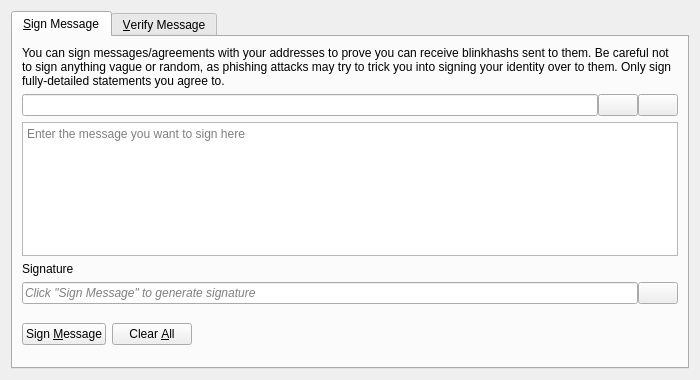
<?xml version="1.0" encoding="UTF-8"?>
<ui version="4.0">
 <class>SignVerifyMessageDialog</class>
 <widget class="QDialog" name="SignVerifyMessageDialog">
  <property name="geometry">
   <rect>
    <x>0</x>
    <y>0</y>
    <width>700</width>
    <height>380</height>
   </rect>
  </property>
  <property name="windowTitle">
   <string>Signatures - Sign / Verify a Message</string>
  </property>
  <property name="modal">
   <bool>true</bool>
  </property>
  <layout class="QVBoxLayout" name="verticalLayout">
   <item>
    <widget class="QTabWidget" name="tabWidget">
     <property name="currentIndex">
      <number>0</number>
     </property>
     <widget class="QWidget" name="tabSignMessage">
      <attribute name="title">
       <string>&amp;Sign Message</string>
      </attribute>
      <layout class="QVBoxLayout" name="verticalLayout_SM">
       <item>
        <widget class="QLabel" name="infoLabel_SM">
         <property name="text">
          <string>You can sign messages/agreements with your addresses to prove you can receive blinkhashs sent to them. Be careful not to sign anything vague or random, as phishing attacks may try to trick you into signing your identity over to them. Only sign fully-detailed statements you agree to.</string>
         </property>
         <property name="textFormat">
          <enum>Qt::PlainText</enum>
         </property>
         <property name="wordWrap">
          <bool>true</bool>
         </property>
        </widget>
       </item>
       <item>
        <layout class="QHBoxLayout" name="horizontalLayout_1_SM">
         <property name="spacing">
          <number>0</number>
         </property>
         <item>
          <widget class="QValidatedLineEdit" name="addressIn_SM">
           <property name="toolTip">
            <string>The Blinkhash address to sign the message with</string>
           </property>
          </widget>
         </item>
         <item>
          <widget class="QPushButton" name="addressBookButton_SM">
           <property name="toolTip">
            <string>Choose previously used address</string>
           </property>
           <property name="text">
            <string/>
           </property>
           <property name="icon">
            <iconset resource="../blinkhash.qrc">
             <normaloff>:/icons/address-book</normaloff>:/icons/address-book</iconset>
           </property>
           <property name="shortcut">
            <string>Alt+A</string>
           </property>
           <property name="autoDefault">
            <bool>false</bool>
           </property>
          </widget>
         </item>
         <item>
          <widget class="QPushButton" name="pasteButton_SM">
           <property name="toolTip">
            <string>Paste address from clipboard</string>
           </property>
           <property name="text">
            <string/>
           </property>
           <property name="icon">
            <iconset resource="../blinkhash.qrc">
             <normaloff>:/icons/editpaste</normaloff>:/icons/editpaste</iconset>
           </property>
           <property name="shortcut">
            <string>Alt+P</string>
           </property>
           <property name="autoDefault">
            <bool>false</bool>
           </property>
          </widget>
         </item>
        </layout>
       </item>
       <item>
        <widget class="QPlainTextEdit" name="messageIn_SM">
         <property name="toolTip">
          <string>Enter the message you want to sign here</string>
         </property>
         <property name="placeholderText">
          <string>Enter the message you want to sign here</string>
         </property>
        </widget>
       </item>
       <item>
        <widget class="QLabel" name="signatureLabel_SM">
         <property name="text">
          <string>Signature</string>
         </property>
         <property name="textFormat">
          <enum>Qt::PlainText</enum>
         </property>
        </widget>
       </item>
       <item>
        <layout class="QHBoxLayout" name="horizontalLayout_2_SM">
         <property name="spacing">
          <number>0</number>
         </property>
         <item>
          <widget class="QLineEdit" name="signatureOut_SM">
           <property name="placeholderText">
            <string>Click "Sign Message" to generate signature</string>
           </property>
           <property name="font">
            <font>
             <italic>true</italic>
            </font>
           </property>
           <property name="readOnly">
            <bool>true</bool>
           </property>
          </widget>
         </item>
         <item>
          <widget class="QPushButton" name="copySignatureButton_SM">
           <property name="toolTip">
            <string>Copy the current signature to the system clipboard</string>
           </property>
           <property name="text">
            <string/>
           </property>
           <property name="icon">
            <iconset resource="../blinkhash.qrc">
             <normaloff>:/icons/editcopy</normaloff>:/icons/editcopy</iconset>
           </property>
           <property name="autoDefault">
            <bool>false</bool>
           </property>
          </widget>
         </item>
        </layout>
       </item>
       <item>
        <layout class="QHBoxLayout" name="horizontalLayout_3_SM">
         <item>
          <widget class="QPushButton" name="signMessageButton_SM">
           <property name="toolTip">
            <string>Sign the message to prove you own this Blinkhash address</string>
           </property>
           <property name="text">
            <string>Sign &amp;Message</string>
           </property>
           <property name="icon">
            <iconset resource="../blinkhash.qrc">
             <normaloff>:/icons/edit</normaloff>:/icons/edit</iconset>
           </property>
           <property name="autoDefault">
            <bool>false</bool>
           </property>
          </widget>
         </item>
         <item>
          <widget class="QPushButton" name="clearButton_SM">
           <property name="toolTip">
            <string>Reset all sign message fields</string>
           </property>
           <property name="text">
            <string>Clear &amp;All</string>
           </property>
           <property name="icon">
            <iconset resource="../blinkhash.qrc">
             <normaloff>:/icons/remove</normaloff>:/icons/remove</iconset>
           </property>
           <property name="autoDefault">
            <bool>false</bool>
           </property>
          </widget>
         </item>
         <item>
          <spacer name="horizontalSpacer_1_SM">
           <property name="orientation">
            <enum>Qt::Horizontal</enum>
           </property>
           <property name="sizeHint" stdset="0">
            <size>
             <width>40</width>
             <height>48</height>
            </size>
           </property>
          </spacer>
         </item>
         <item>
          <widget class="QLabel" name="statusLabel_SM">
           <property name="font">
            <font>
             <weight>75</weight>
             <bold>true</bold>
            </font>
           </property>
           <property name="text">
            <string/>
           </property>
           <property name="wordWrap">
            <bool>true</bool>
           </property>
          </widget>
         </item>
         <item>
          <spacer name="horizontalSpacer_2_SM">
           <property name="orientation">
            <enum>Qt::Horizontal</enum>
           </property>
           <property name="sizeHint" stdset="0">
            <size>
             <width>40</width>
             <height>48</height>
            </size>
           </property>
          </spacer>
         </item>
        </layout>
       </item>
      </layout>
     </widget>
     <widget class="QWidget" name="tabVerifyMessage">
      <attribute name="title">
       <string>&amp;Verify Message</string>
      </attribute>
      <layout class="QVBoxLayout" name="verticalLayout_VM">
       <item>
        <widget class="QLabel" name="infoLabel_VM">
         <property name="text">
          <string>Enter the receiver's address, message (ensure you copy line breaks, spaces, tabs, etc. exactly) and signature below to verify the message. Be careful not to read more into the signature than what is in the signed message itself, to avoid being tricked by a man-in-the-middle attack. Note that this only proves the signing party receives with the address, it cannot prove sendership of any transaction!</string>
         </property>
         <property name="textFormat">
          <enum>Qt::PlainText</enum>
         </property>
         <property name="alignment">
          <set>Qt::AlignLeading|Qt::AlignLeft|Qt::AlignTop</set>
         </property>
         <property name="wordWrap">
          <bool>true</bool>
         </property>
        </widget>
       </item>
       <item>
        <layout class="QHBoxLayout" name="horizontalLayout_1_VM">
         <property name="spacing">
          <number>0</number>
         </property>
         <item>
          <widget class="QValidatedLineEdit" name="addressIn_VM">
           <property name="toolTip">
            <string>The Blinkhash address the message was signed with</string>
           </property>
          </widget>
         </item>
         <item>
          <widget class="QPushButton" name="addressBookButton_VM">
           <property name="toolTip">
            <string>Choose previously used address</string>
           </property>
           <property name="text">
            <string/>
           </property>
           <property name="icon">
            <iconset resource="../blinkhash.qrc">
             <normaloff>:/icons/address-book</normaloff>:/icons/address-book</iconset>
           </property>
           <property name="shortcut">
            <string>Alt+A</string>
           </property>
           <property name="autoDefault">
            <bool>false</bool>
           </property>
          </widget>
         </item>
        </layout>
       </item>
       <item>
        <widget class="QPlainTextEdit" name="messageIn_VM">
          <property name="toolTip">
            <string>The signed message to verify</string>
          </property>
          <property name="placeholderText">
            <string>The signed message to verify</string>
          </property>
        </widget>
       </item>
       <item>
        <widget class="QValidatedLineEdit" name="signatureIn_VM">
          <property name="toolTip">
            <string>The signature given when the message was signed</string>
          </property>
          <property name="placeholderText">
            <string>The signature given when the message was signed</string>
          </property>
        </widget>
       </item>
       <item>
        <layout class="QHBoxLayout" name="horizontalLayout_2_VM">
         <item>
          <widget class="QPushButton" name="verifyMessageButton_VM">
           <property name="toolTip">
            <string>Verify the message to ensure it was signed with the specified Blinkhash address</string>
           </property>
           <property name="text">
            <string>Verify &amp;Message</string>
           </property>
           <property name="icon">
            <iconset resource="../blinkhash.qrc">
             <normaloff>:/icons/transaction_0</normaloff>:/icons/transaction_0</iconset>
           </property>
           <property name="autoDefault">
            <bool>false</bool>
           </property>
          </widget>
         </item>
         <item>
          <widget class="QPushButton" name="clearButton_VM">
           <property name="toolTip">
            <string>Reset all verify message fields</string>
           </property>
           <property name="text">
            <string>Clear &amp;All</string>
           </property>
           <property name="icon">
            <iconset resource="../blinkhash.qrc">
             <normaloff>:/icons/remove</normaloff>:/icons/remove</iconset>
           </property>
           <property name="autoDefault">
            <bool>false</bool>
           </property>
          </widget>
         </item>
         <item>
          <spacer name="horizontalSpacer_1_VM">
           <property name="orientation">
            <enum>Qt::Horizontal</enum>
           </property>
           <property name="sizeHint" stdset="0">
            <size>
             <width>40</width>
             <height>48</height>
            </size>
           </property>
          </spacer>
         </item>
         <item>
          <widget class="QLabel" name="statusLabel_VM">
           <property name="font">
            <font>
             <weight>75</weight>
             <bold>true</bold>
            </font>
           </property>
           <property name="text">
            <string/>
           </property>
           <property name="wordWrap">
            <bool>true</bool>
           </property>
          </widget>
         </item>
         <item>
          <spacer name="horizontalSpacer_2_VM">
           <property name="orientation">
            <enum>Qt::Horizontal</enum>
           </property>
           <property name="sizeHint" stdset="0">
            <size>
             <width>40</width>
             <height>48</height>
            </size>
           </property>
          </spacer>
         </item>
        </layout>
       </item>
      </layout>
     </widget>
    </widget>
   </item>
  </layout>
 </widget>
 <customwidgets>
  <customwidget>
   <class>QValidatedLineEdit</class>
   <extends>QLineEdit</extends>
   <header>qt/qvalidatedlineedit.h</header>
  </customwidget>
 </customwidgets>
 <resources>
  <include location="../blinkhash.qrc"/>
 </resources>
 <connections/>
</ui>
